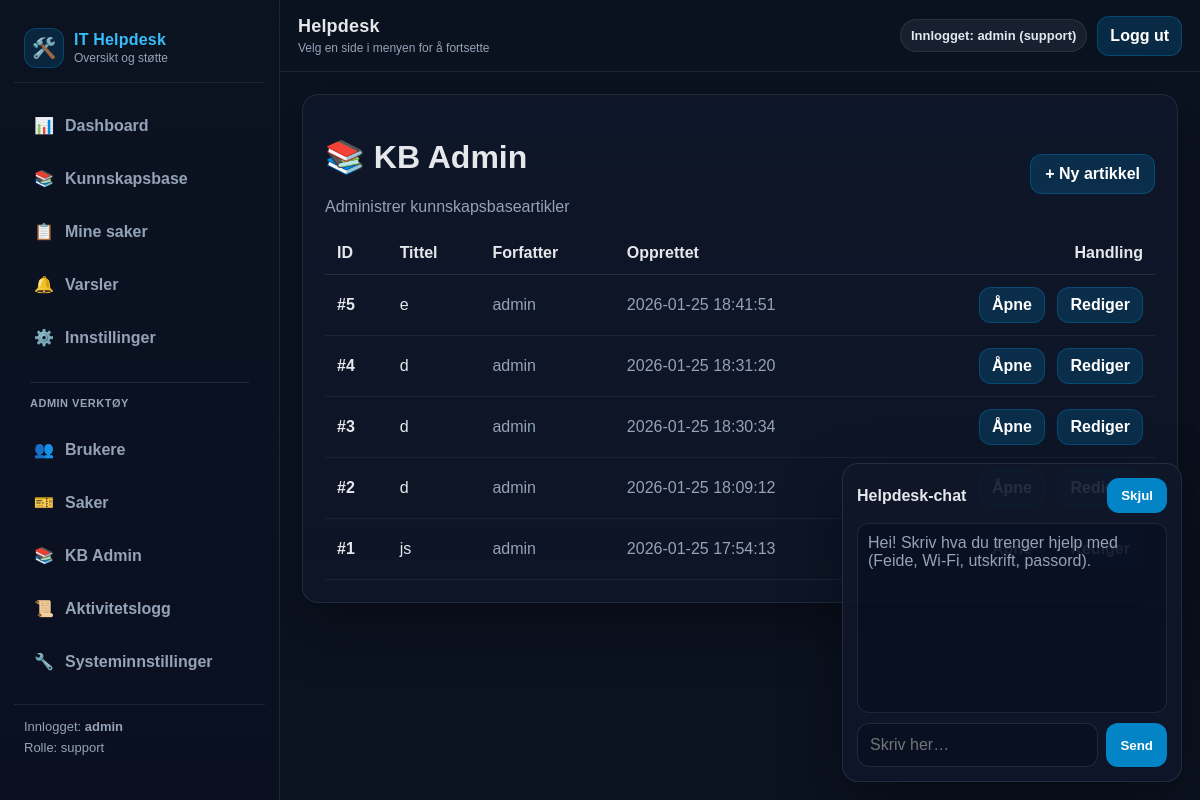
The page /admin/kb-admin (signed in) on the database its author committed.
### tables this page shows
CREATE TABLE articles (
            id INTEGER PRIMARY KEY AUTOINCREMENT,
            title TEXT NOT NULL,
            content TEXT NOT NULL,
            author TEXT NOT NULL,
            created_at TEXT NOT NULL DEFAULT (datetime('now')),
            updated_at TEXT
        );

### routes.py (the view)
@bp.route("/admin/kb-admin")
def kb_admin():
    return admin_kb()

### __init__.py (called while the page is built)
def create_app():
    app = Flask(__name__)
    app.config.from_object(Config)
    init_mail(app)
    @app.after_request
    def set_security_headers(response):
        response.headers['X-Content-Type-Options'] = 'nosniff'
        response.headers['X-Frame-Options'] = 'DENY'
        response.headers['X-XSS-Protection'] = '1; mode=block'
        return response
    from .routes import bp
    app.register_blueprint(bp)
    return app

### db.py (called while the page is built)
def count_notifications(user: str) -> int:
    conn = _conn()
    cur = conn.cursor()
    cur.execute("SELECT COUNT(*) AS c FROM notifications WHERE user = ? AND read = 0", (user,))
    row = cur.fetchone()
    conn.close()
    return int(row["c"]) if row else 0

def get_articles() -> List[Dict[str, Any]]:
    conn = _conn()
    cur = conn.cursor()
    cur.execute("SELECT id, title, author, created_at FROM articles ORDER BY id DESC")
    rows = cur.fetchall()
    conn.close()
    return [dict(r) for r in rows]

def _conn() -> sqlite3.Connection:
    DB_PATH.parent.mkdir(parents=True, exist_ok=True)
    conn = sqlite3.connect(DB_PATH)
    conn.row_factory = sqlite3.Row
    return conn

### routes.py (called while the page is built)
def current_user():
    return session.get("user")

def current_role():
    return session.get("role")

@bp.before_app_request
def ensure_db():
    try:
        init_db()
    except Exception as e:
        logger.error(f"Database initialization failed: {e}")

@bp.context_processor
def inject_notification_count():
    if current_user():
        try:
            return {"notif_count": count_notifications(current_user())}
        except Exception:
            return {"notif_count": 0}
    return {"notif_count": 0}

@bp.route("/admin/kb")
def admin_kb():
    user = current_user()
    if not user or current_role() != "support":
        abort(403)
    try:
        articles = get_articles()
    except Exception:
        articles = []
    return render_template("admin_kb.html", articles=articles)

### templates/admin_kb.html (shortened to what this page needs)
{% extends "base.html" %}
{% block content %}
<div class="card" style="display:flex; justify-content:space-between; align-items:center; gap:12px; flex-wrap:wrap;">
  <div>
    <h1>📚 KB Admin</h1>
    <p class="muted">Administrer kunnskapsbaseartikler</p>
  </div>
  <a class="btn" href="{{ url_for('main.create_article_view') }}" style="padding:10px 14px; border-radius:12px;">+ Ny artikkel</a>
</div>
<div class="card">
  <table style="width:100%; border-collapse:collapse;">
    <thead>
      <tr style="border-bottom:1px solid rgba(148,163,184,.18);">
        <th style="padding:12px; text-align:left;">ID</th>
        <th style="padding:12px; text-align:left;">Tittel</th>
        <th style="padding:12px; text-align:left;">Forfatter</th>
        <th style="padding:12px; text-align:left;">Opprettet</th>
        <th style="padding:12px; text-align:right;">Handling</th>
      </tr>
    </thead>
    <tbody>
      {% for a in articles %}
      <tr style="border-bottom:1px solid rgba(148,163,184,.10);">
        <td style="padding:12px;"><strong>#{{ a.id }}</strong></td>
        <td style="padding:12px;">{{ a.title }}</td>
        <td style="padding:12px; color:#94a3b8;">{{ a.author }}</td>
        <td style="padding:12px; color:#94a3b8;">{{ a.created_at }}</td>
        <td style="padding:12px; text-align:right;">
          <a class="btn" href="{{ url_for('main.view_article', article_id=a.id) }}" style="padding:8px 12px; border-radius:12px;">Åpne</a>
          <a class="btn" href="{{ url_for('main.edit_article_view', article_id=a.id) }}" style="padding:8px 12px; border-radius:12px; margin-left:8px;">Rediger</a>
        </td>
      </tr>
      {% endfor %}
    </tbody>
  </table>
</div>
{% endblock %}

### templates/base.html (style rules this page uses)
:root { --bg:#0b1220; --panel:#0f172a; --panel2:#111c33; --border:rgba(148,163,184,.14); --muted:#94a3b8; --text:#e5e7eb; --primary:#0284c7; --primaryHover:#0ea5e9; --sidebarW: 280px; --topbarH: 72px; --radius: 16px; }
* { box-sizing:border-box; }
html, body { height:100%; }
body { margin:0; font-family: Arial, sans-serif; background:var(--bg); color:var(--text); }
.btn { display:inline-flex; align-items:center; gap:8px; padding:10px 12px; border-radius:12px; text-decoration:none; font-weight:900; border:1px solid rgba(2,132,199,.35); background:rgba(2,132,199,.22); color:#fff; }
.muted { color:var(--muted); }

### rows shown on the page
articles: id "5", title "e", author "admin", created_at "2026-01-25 18:41:51"
articles: id "4", title "d", author "admin", created_at "2026-01-25 18:31:20"
articles: id "3", title "d", author "admin", created_at "2026-01-25 18:30:34"
articles: id "2", title "d", author "admin", created_at "2026-01-25 18:09:12"
articles: id "1", title "js", author "admin", created_at "2026-01-25 17:54:13"

### other values the page prints
{{ session.get("user") }} "admin"
{{ session.get("role") }} "support"
